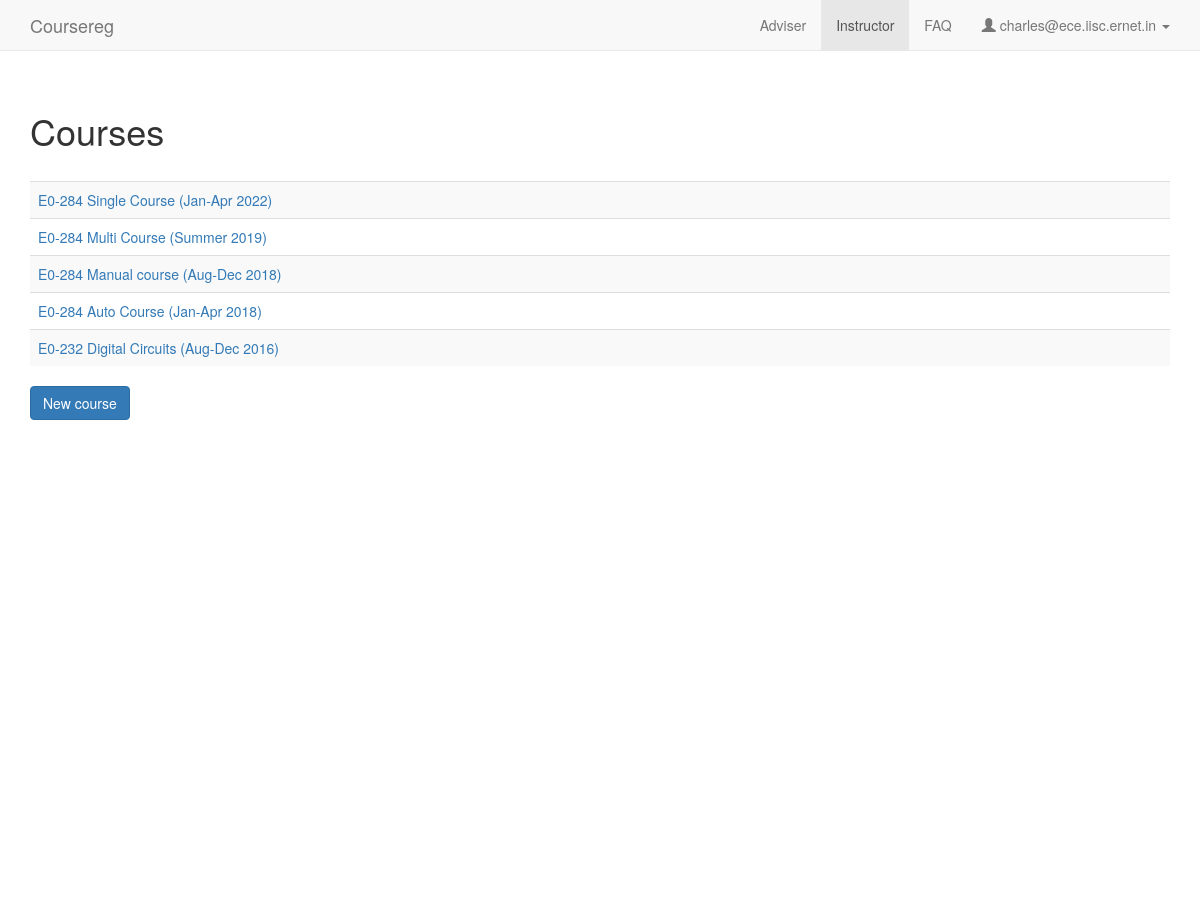
Page /instructor (signed in) on the earlier database version.
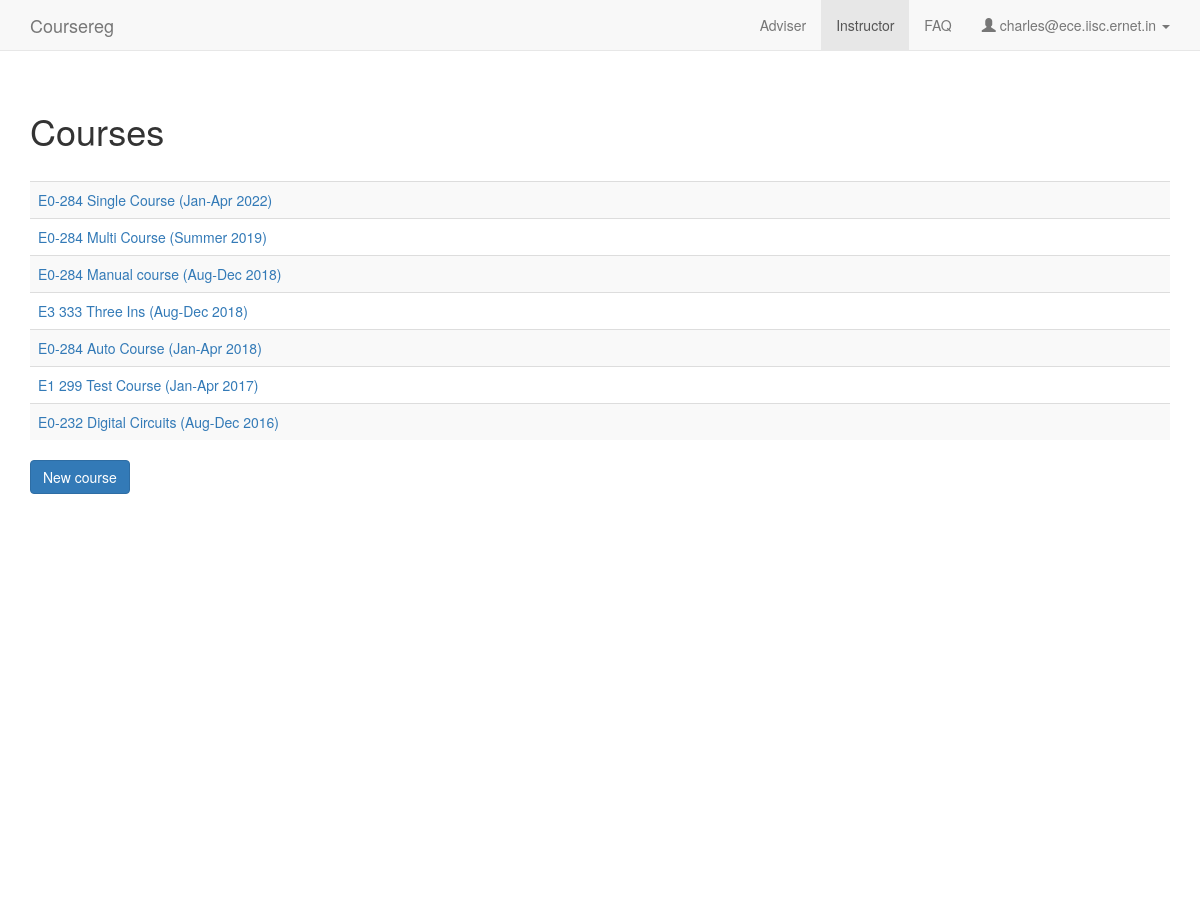
Same page on the later database version.
### coursereg/models.py (models this page shows, shortened)
class Course(models.Model):
    num = models.CharField(max_length=100)
    title = models.CharField(max_length=200)
    department = models.ForeignKey(Department, on_delete=models.CASCADE)
    term = models.ForeignKey(Term, default=get_recent_term)
    year = models.CharField(max_length=4, default=get_recent_year)
    num_credits = models.IntegerField(default=3, verbose_name="Number of credits")
    credit_label = models.CharField(max_length=100, default='', verbose_name="Credit split (ex: 3:0)", blank=True)
    should_count_towards_cgpa = models.BooleanField(default=True)
    auto_adviser_approve = models.BooleanField(default=False)
    auto_instructor_approve = models.BooleanField(default=False)
    last_reg_date = models.DateTimeField(verbose_name="Last registration date", default=get_recent_last_reg_date)
    last_adviser_approval_date = models.DateTimeField(verbose_name="Last adviser approval date", default=get_recent_last_adviser_approval_date)
    last_instructor_approval_date = models.DateTimeField(verbose_name="Last instructor approval date", default=get_recent_last_instructor_approval_date)
    last_conversion_date = models.DateTimeField(verbose_name="Last credit/audit conversion date", default=get_recent_last_conversion_date)
    last_drop_date = models.DateTimeField(verbose_name="Last drop date", default=get_recent_last_drop_date)
    last_drop_with_mention_date = models.DateTimeField(verbose_name="Last drop with mention date", default=get_recent_last_drop_with_mention_date)
    last_grade_date = models.DateTimeField(verbose_name="Last grade date", default=get_recent_last_grade_date)
    created_at = models.DateTimeField(auto_now_add=True)
    updated_at = models.DateTimeField(auto_now=True)
    def is_last_grade_date_passed(self):
        return timezone.now() > self.last_grade_date
    def is_instructor_review_pending(self):
        return Participant.objects.filter(course=self, is_adviser_approved=True, is_instructor_approved=False).first()
    def __unicode__(self):
        return self.num + ' ' + self.title + ' (%s %s)' % (self.term, self.year)

class Term(models.Model):
    name = models.CharField(max_length=100)
    is_active = models.BooleanField(default=True)
    default_last_reg_date = models.DateTimeField(verbose_name="Deafult last registration date", help_text="Note: Year field is ignored", default=timezone.now)
    default_last_adviser_approval_date = models.DateTimeField(verbose_name="Deafult last adviser approval date", help_text="Note: Year field is ignored", default=timezone.now)
    default_last_instructor_approval_date = models.DateTimeField(verbose_name="Deafult last instructor approval date", help_text="Note: Year field is ignored", default=timezone.now)
    default_last_conversion_date = models.DateTimeField(verbose_name="Deafult last credit/audit conversion date", help_text="Note: Year field is ignored", default=timezone.now)
    default_last_drop_date = models.DateTimeField(verbose_name="Deafult last drop date", help_text="Note: Year field is ignored", default=timezone.now)
    default_last_drop_with_mention_date = models.DateTimeField(verbose_name="Deafult last drop with mention date", help_text="Note: Year field is ignored", default=timezone.now)
    default_last_grade_date = models.DateTimeField(verbose_name="Deafult last grade date", help_text="Note: Year field is ignored", default=timezone.now)
    def __unicode__(self):
        return self.name

### coursereg/views/instructor.py (the view)
# urls.py: url(r'^instructor$', views.instructor.index, name='instructor'),
@login_required
def index(request):
    if not request.user.user_type == models.User.USER_TYPE_FACULTY:
        raise PermissionDenied
    context = {
        'user_type': 'faculty',
        'nav_active': 'instructor',
        'user_email': request.user.email,
        'can_faculty_create_courses': models.Config.can_faculty_create_courses(),
        'courses': [p.course for p in models.Participant.objects.filter(user=request.user).order_by('-course__last_reg_date')]
    }
    return render(request, 'coursereg/instructor.html', context)

### coursereg/models.py (called while the page is built)
    @classmethod
    def can_faculty_create_courses(cls):
        c = cls.objects.filter(key="can_faculty_create_courses").first()
        if c:
            return c.value == "1" or c.value == "true"

### coursereg/templates/coursereg/instructor.html (shortened to what this page needs)
{% extends "coursereg/base.html" %}
{% block body %}
{% include "coursereg/nav.html" %}
<div class="container" id="maincontainer">
    <div class="row top-buffer-1">
        <div class="col-md-12">
            <h1>Courses</h1>
        </div>
    </div>
    <div class="row top-buffer-1">
        <div class="col-md-12">
            <table class="table table-striped">
            {% for course in courses %}
                <tr>
                    <td>
                        {% if course.is_last_grade_date_passed %}
                        <a class="inactive" href="{% url 'coursereg:instructor_detail' course.id %}">{{ course }}</a>
                        {% else %}
                        <a href="{% url 'coursereg:instructor_detail' course.id %}">{{ course }}</a>
                        {% endif %}
                    </td>
                </tr>
            {% endfor %}
            </table>
        </div>
    </div>
    {% if can_faculty_create_courses %}
    <div class="row">
        <div class="col-md-12">
            <a href="{% url 'coursereg:instructor_new_course' %}" class="btn btn-primary">New course</a>
        </div>
    </div>
    {% endif %}
</div>
{% endblock %}

Differences in the rows shown:
added Course: num+title+term "E3 333 Three Ins (Aug-Dec 2018)"
added Course: num+title+term "E1 299 Test Course (Jan-Apr 2017)"
